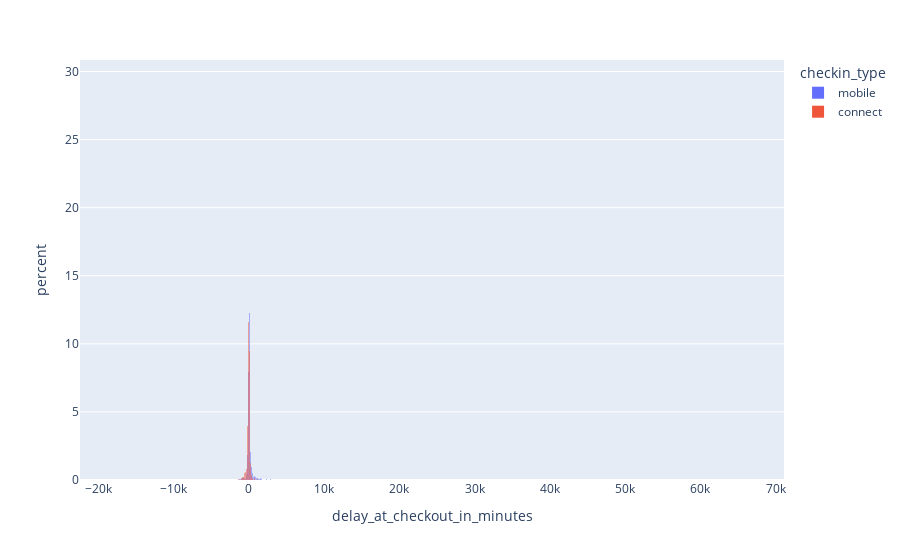

Write notebook code for a chart like this one.
### Markdown cell above
**Investigation Connect cars and Mobile cars**

### Code cell
px.histogram(data_frame=df, x='delay_at_checkout_in_minutes', color='checkin_type', histnorm='percent', barmode='overlay')

### Figure 1 — Plotly figure (JSON) as saved in the notebook; plotly's stock layout.template omitted (floating-point values rounded to 4 significant figures; data arrays with more than 128 entries replaced by an {"elided": "..."} marker saying what was removed)
{"data": [{"alignmentgroup": "True", "bingroup": "x", "histnorm": "percent", "hovertemplate": "checkin_type=mobile<br>delay_at_checkout_in_minutes=%{x}<br>percent=%{y}<extra></extra>", "legendgroup": "mobile", "marker": {"color": "#636efa", "opacity": 0.5, "pattern": {"shape": ""}}, "name": "mobile", "offsetgroup": "mobile", "orientation": "v", "showlegend": true, "type": "histogram", "x": {"elided": "17003 int values"}, "xaxis": "x", "yaxis": "y"}, {"alignmentgroup": "True", "bingroup": "x", "histnorm": "percent", "hovertemplate": "checkin_type=connect<br>delay_at_checkout_in_minutes=%{x}<br>percent=%{y}<extra></extra>", "legendgroup": "connect", "marker": {"color": "#EF553B", "opacity": 0.5, "pattern": {"shape": ""}}, "name": "connect", "offsetgroup": "connect", "orientation": "v", "showlegend": true, "type": "histogram", "x": {"elided": "4307 int values"}, "xaxis": "x", "yaxis": "y"}], "layout": {"barmode": "overlay", "legend": {"title": {"text": "checkin_type"}, "tracegroupgap": 0}, "margin": {"t": 60}, "xaxis": {"anchor": "y", "domain": [0, 1], "title": {"text": "delay_at_checkout_in_minutes"}}, "yaxis": {"anchor": "x", "domain": [0, 1], "title": {"text": "percent"}}}}
